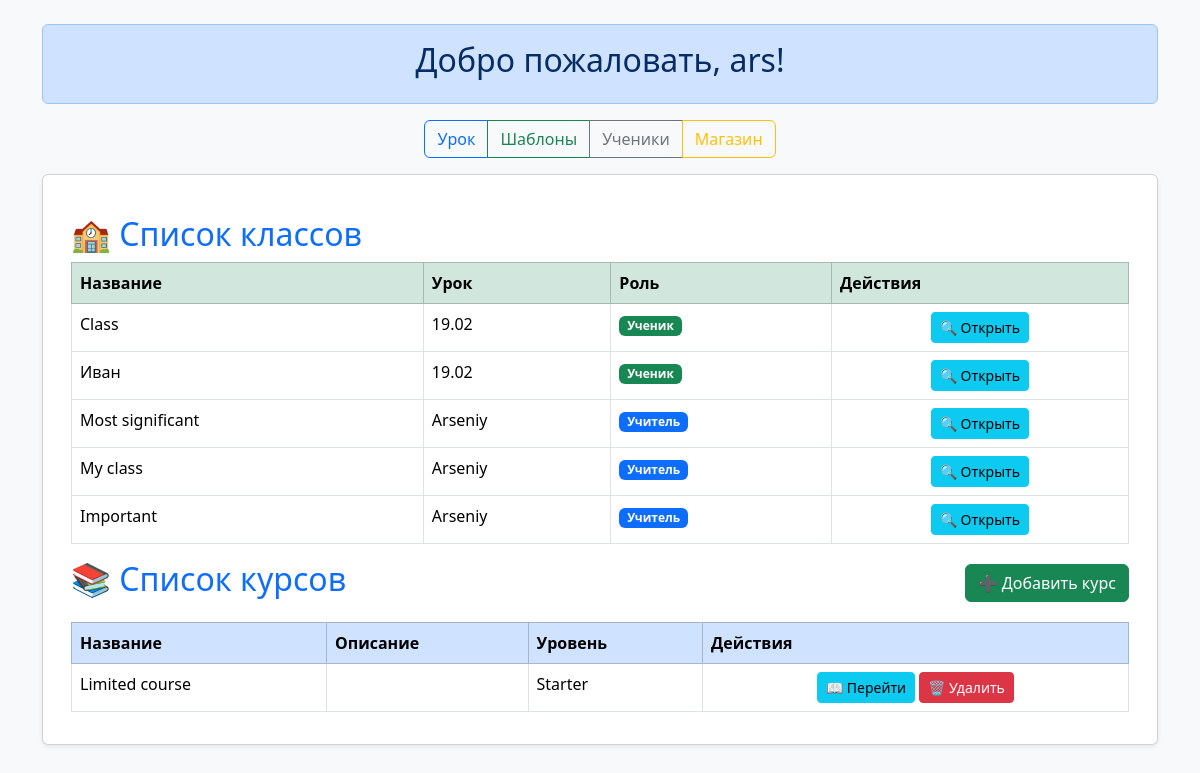
Page /hub/ (signed in) on the committed database.
### users/models.py (models this page shows)
class CustomUser(AbstractUser):
    groups = models.ManyToManyField(
        'auth.Group',
        verbose_name='groups',
        blank=True,
        related_name='customuser_set',  # Добавь related_name сюда
        related_query_name='customuser',  # related_query_name для Django 4.0 и выше
        help_text='The groups this user belongs to. A user will get all permissions granted to each of their groups.',
    )
    user_permissions = models.ManyToManyField(
        'auth.Permission',
        verbose_name='user permissions',
        blank=True,
        related_name='customuser_set',  # Добавь related_name сюда
        related_query_name='customuser',  # related_query_name для Django 4.0 и выше
        help_text='Specific permissions for this user.',
    )
    role = models.CharField(max_length=20, choices=Role.choices, default=Role.STUDENT)

### hub/models.py (models this page shows, shortened)
class Classroom(models.Model):
    id = models.UUIDField(primary_key=True, default=uuid.uuid4, editable=False)
    name = models.CharField(max_length=255, default="Class")
    teachers = models.ManyToManyField(
        settings.AUTH_USER_MODEL,
        related_name="classrooms_as_teacher",
        limit_choices_to={"role": "teacher"},
        verbose_name="Учителя"
    )
    students = models.ManyToManyField(
        settings.AUTH_USER_MODEL,
        related_name="classrooms_as_student",
        limit_choices_to={"role__in": ["student", "teacher"]},
        verbose_name="Ученики"
    )
    active_students = models.ManyToManyField(
        settings.AUTH_USER_MODEL,
        related_name="active_classrooms",
        limit_choices_to={"role__in": ["student", "teacher"]},
        verbose_name="Активные ученики",
        blank=True
    )
    temporary_students = models.ManyToManyField(
        settings.AUTH_USER_MODEL,
        related_name="temporary_classrooms",
        limit_choices_to={"role": "student"},
        verbose_name="Временные ученики",
        blank=True
    )
    lesson = models.ForeignKey(lesson, on_delete=models.SET_NULL, null=True, blank=True, related_name="classrooms")
    objects = ClassroomManager()
    completed_lessons = models.ManyToManyField('lesson', related_name="completed_classrooms", through="CompletedLesson", blank=True, verbose_name="Пройденные уроки")
    created_at = models.DateTimeField(auto_now_add=True)  # Дата создания класса
    updated_at = models.DateTimeField(auto_now=True)  # Дата последнего обновления

class lesson(models.Model):
    id = models.UUIDField(primary_key=True, default=uuid.uuid4, editable=False)
    course = models.ForeignKey(course, on_delete=models.CASCADE, related_name="lessons")  # Привязка урока к курсу
    name = models.CharField(max_length=255)  # Название урока
    description = models.TextField(blank=True, null=True)  # Описание урока
    lexical_topics = models.TextField(blank=True, null=True)  # Лексические темы
    grammar_topics = models.TextField(blank=True, null=True)  # Грамматические темы
    extra_topics = models.TextField(blank=True, null=True)  # Дополнительные темы
    created_at = models.DateTimeField(auto_now_add=True)  # Дата создания урока
    updated_at = models.DateTimeField(auto_now=True)  # Дата последнего обновления
    context = models.JSONField(blank=True, null=True)

class course(models.Model):
    STUDENT_LEVEL_CHOICES = (
        ("starter", "Starter"),
        ("elementary", "Elementary"),
        ("pre_intermediate", "Pre-Intermediate"),
        ("intermediate", "Intermediate"),
        ("upper_intermediate", "Upper-Intermediate"),
        ("advanced", "Advanced"),
    )
    id = models.UUIDField(primary_key=True, default=uuid.uuid4, editable=False)
    name = models.CharField(max_length=255, unique=True)  # Название курса
    description = models.TextField(blank=True, null=True)  # Описание курса
    student_level = models.CharField(max_length=20, choices=STUDENT_LEVEL_CHOICES, default="starter")  # Уровень ученика
    user = models.ForeignKey(settings.AUTH_USER_MODEL, on_delete=models.CASCADE, related_name="courses")  # Автор курса
    created_at = models.DateTimeField(auto_now_add=True)  # Дата создания курса
    updated_at = models.DateTimeField(auto_now=True)  # Дата последнего обновления
    objects = CourseManager()

### hub/views.py (the view)
# urls.py: path('', views.home_view, name='home'),
@login_required
def home_view(request):
    username = request.user.username
    return render(request, 'home/home.html', {'username': username})

### hub/templatetags/custom_tags.py (called while the page is built)
@register.inclusion_tag('home/course_list.html')
def course_list(user):
    courses = course.objects.filter(user=user)
    classrooms = Classroom.objects.filter(
        Q(teachers=user) | Q(students=user)
    ).distinct()
    return {'courses': courses, 'user': user, 'classrooms': classrooms}

### hub/templates/home/home.html (shortened to what this page needs)
<!DOCTYPE html>
<html lang="en">
<head>
    <link href="https://cdn.jsdelivr.net/npm/bootstrap@5.0.2/dist/css/bootstrap.min.css" rel="stylesheet">
    {% load static %}
    {% load custom_tags %}
</head>
<body class="bg-light">
<div class="container mt-4">
    <div class="alert alert-primary text-center" role="alert">
        <h2>Добро пожаловать, {{ username }}!</h2>
    </div>
    <div class="d-flex justify-content-center mb-3">
        <div class="btn-group">
            <button class="btn btn-outline-primary">Урок</button>
            <button class="btn btn-outline-success" onclick="alert('Шаблоны')">Шаблоны</button>
            <button class="btn btn-outline-secondary" onclick="alert('Ученики')">Ученики</button>
            <button class="btn btn-outline-warning" onclick="alert('Магазин')">Магазин</button>
        </div>
    </div>
    <div class="card shadow-sm">
        <div class="card-body">
            <div id="elementContent">
                <div id="course_list">
                    {% course_list request.user %}
                </div>
            </div>
        </div>
    </div>
</div>
</body>
</html>

### hub/templates/home/course_list.html (shortened to what this page needs)
<!DOCTYPE html>
<html lang="en">
<head>
    <link href="https://cdn.jsdelivr.net/npm/bootstrap@5.3.3/dist/css/bootstrap.min.css" rel="stylesheet">
</head>
<body class="bg-light">
<div class="container mt-4">
    <h2 class="text-primary">🏫 Список классов</h2>
    {% if classrooms %}
    <div class="table-responsive">
        <table class="table table-hover table-bordered">
            <thead class="table-success">
                <tr>
                    <th>Название</th>
                    <th>Урок</th>
                    <th>Роль</th>
                    <th>Действия</th>
                </tr>
            </thead>
            <tbody>
                {% for classroom in classrooms %}
                <tr>
                    <td>{{ classroom.name }}</td>
                    <td>{{ classroom.lesson.name }}</td>
                    <td>
                        {% if user in classroom.teachers.all %}
                            <span class="badge bg-primary">Учитель</span>
                        {% elif user in classroom.students.all %}
                            <span class="badge bg-success">Ученик</span>
                        {% else %}
                            <span class="badge bg-secondary">Гость</span>
                        {% endif %}
                    </td>
                    <td class="text-center">
                        <a href="{% url 'classroom_view' classroom.id %}" class="btn btn-info btn-sm">🔍 Открыть</a>
                    </td>
                </tr>
                {% endfor %}
            </tbody>
        </table>
    </div>
    {% else %}
    <div class="alert alert-secondary text-center">Нет доступных классов.</div>
    {% endif %}
        <div class="d-flex justify-content-between align-items-center mb-3">
        <h2 class="text-primary">📚 Список курсов</h2>
        <button class="btn btn-success" data-bs-toggle="modal" data-bs-target="#addCourseModal">➕ Добавить курс</button>
    </div>
    {% if courses %}
    <div class="table-responsive">
        <table class="table table-hover table-bordered">
            <thead class="table-primary">
                <tr>
                    <th>Название</th>
                    <th>Описание</th>
                    <th>Уровень</th>
                    <th>Действия</th>
                </tr>
            </thead>
            <tbody>
                {% for course in courses %}
                <tr>
                    <td>{{ course.name }}</td>
                    <td>{{ course.description }}</td>
                    <td>{{ course.get_student_level_display }}</td>
                    <td class="text-center">
                        <a href="{% url 'lesson_list' course.id %}" class="btn btn-info btn-sm">📖 Перейти</a>
                        <form method="POST" action="{% url 'delete_course' course.id %}" class="d-inline" onsubmit="return confirm('Вы уверены, что хотите удалить этот курс? Все уроки также будут удалены.');">
                            <button type="submit" class="btn btn-danger btn-sm">🗑 Удалить</button>
                        </form>
                    </td>
                </tr>
                {% endfor %}
            </tbody>
        </table>
    </div>
    {% else %}
    <div class="alert alert-secondary text-center">Нет курсов для отображения.</div>
    {% endif %}
</div>
</body>
</html>

### rows in the picture
CustomUser: username "ars"
Classroom: name "Class", lesson.name "19.02", shows "Ученик"
Classroom: name "Иван", lesson.name "19.02", shows "Ученик"
Classroom: name "Most significant", lesson.name "Arseniy", shows "Учитель"
Classroom: name "My class", lesson.name "Arseniy", shows "Учитель"
Classroom: name "Important", lesson.name "Arseniy", shows "Учитель"
course: name "Limited course", student_level "Starter"
